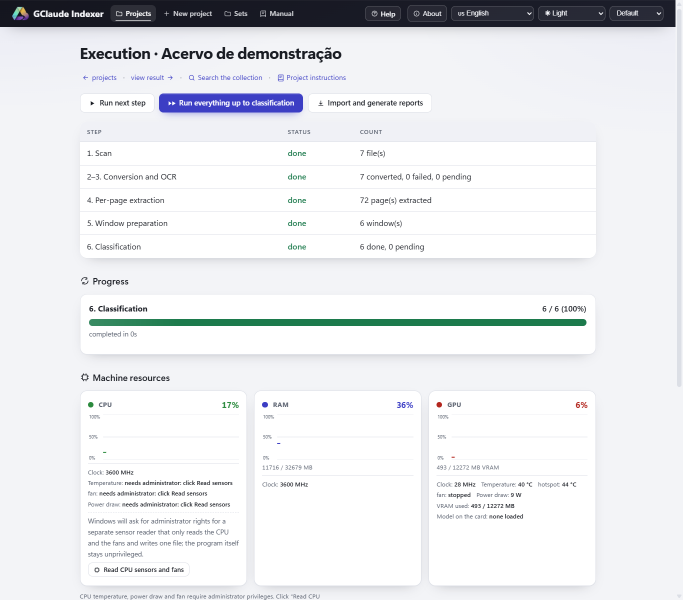
#> input picture docs/media/run-en.png, 1366 x 1200 px (shown at 1/2 size); its folder holds 6 pictures in this run
$ python social-preview.py
#> lines starting #> are read from the running program, lines starting #| are printed output that depends on the picture; after the words box and inside, x2 and y2 are one past the last pixel; in counts of white or black regions, pixels touching at a corner belong together
# GClaude Indexer: document collection indexer
# Copyright (C) 2026  Alex Camacho Castilho
#
# This program is free software: you can redistribute it and/or modify it
# under the terms of the GNU General Public License as published by the Free
# Software Foundation, either version 3 of the License, or (at your option)
# any later version. See the LICENSE file for details.

"""Gera a imagem de prévia social do repositório.

Rode com o venv do projeto, da raiz do repositório:

    .\\venv\\Scripts\\python.exe docs\\social-preview.py

São 1280x640, o formato que o GitHub pede em Settings > General > Social
preview, gravadas em `docs/media/`. As cores são as do tema Estúdio
escuro e as fontes são as que vão junto com o programa (Inter e
JetBrains Mono), então a imagem acompanha a interface. À direita entra a
captura da tela Execução (`docs/media/run-*.png`): refaça as capturas
antes, quando o visual mudar.

A imagem precisa funcionar grande numa aba do navegador e minúscula num
cartão de link: título pesado, selos espaçados e nada que só se leia na
versão grande.
"""

from __future__ import annotations

import sys
from pathlib import Path

from PIL import Image, ImageDraw, ImageFilter, ImageFont

RAIZ = Path(__file__).resolve().parent.parent
DOCS = RAIZ / "docs" / "media"
FONTES = RAIZ / "gclaude_indexer" / "web" / "static" / "fonts"
VERSAO = "2.0"

LARGURA, ALTURA = 1280, 640

# Tema Estúdio escuro (style.css).
FUNDO = (20, 20, 19)
SUPERFICIE = (34, 34, 32)
BORDA = (47, 47, 43)
TEXTO = (236, 235, 230)
TEXTO_FRACO = (163, 162, 154)
DESTAQUE = (45, 212, 191)
DESTAQUE_FRACO = (19, 58, 53)

X_TEXTO = 72
ENDERECO_PROJETO = "github.com/alexccastilho/gclaude-indexer"


def _fonte(arquivo: str, tamanho: int, peso: int) -> ImageFont.FreeTypeFont:
    fonte = ImageFont.truetype(str(FONTES / arquivo), tamanho)
    fonte.set_variation_by_axes([peso])
    return fonte


def _inter(tamanho: int, peso: int) -> ImageFont.FreeTypeFont:
    return _fonte("inter-latin-wght-normal.woff2", tamanho, peso)


def _mono(tamanho: int, peso: int) -> ImageFont.FreeTypeFont:
    return _fonte("jetbrains-mono-latin-wght-normal.woff2", tamanho, peso)


def _cantos(imagem: Image.Image, raio: int) -> Image.Image:
    mascara = Image.new("L", imagem.size, 0)
    ImageDraw.Draw(mascara).rounded_rectangle([0, 0, *imagem.size], raio, fill=255)
    imagem.putalpha(mascara)
    return imagem


def compor(linhas: tuple[str, str], captura: str, saida: str) -> Path:
#> called with captura = 'run-en.png', saida = 'social-preview.png'
    imagem = Image.new("RGB", (LARGURA, ALTURA), FUNDO)

    # Um brilho turquesa fraco atrás da captura dá profundidade sem
    # competir com o texto.
    brilho = Image.new("RGB", (LARGURA, ALTURA), FUNDO)
    ImageDraw.Draw(brilho).ellipse([700, 40, 1400, 700], fill=DESTAQUE_FRACO)
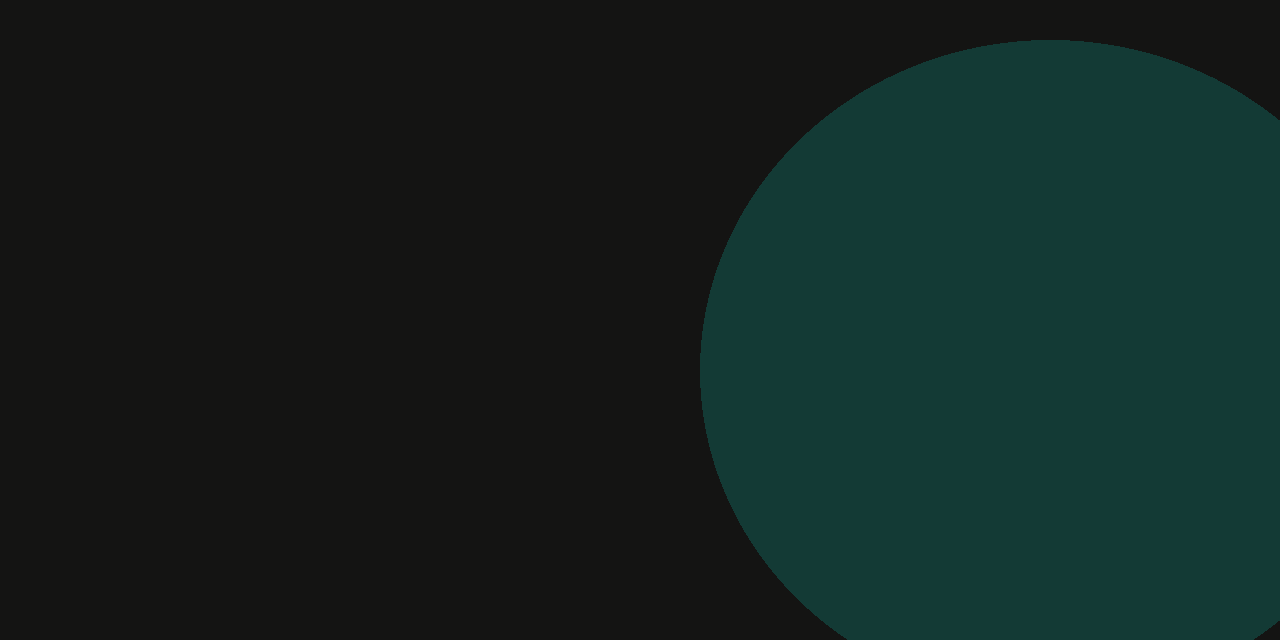
#> brilho: PIL image 1280x640 RGB; mean R, G, B 19.6, 34.2, 31.7
    imagem = Image.blend(imagem, brilho.filter(ImageFilter.GaussianBlur(140)), 0.9)

    # A captura da interface, numa janela que sai pela borda direita.
    tela = Image.open(DOCS / captura).convert("RGB")
#> tela is the input picture: PIL image 1366x1200 RGB; mean R, G, B 232, 233.5, 236.3
    largura_tela = 780
    tela = tela.resize((largura_tela, round(tela.height * largura_tela / tela.width)), Image.LANCZOS)
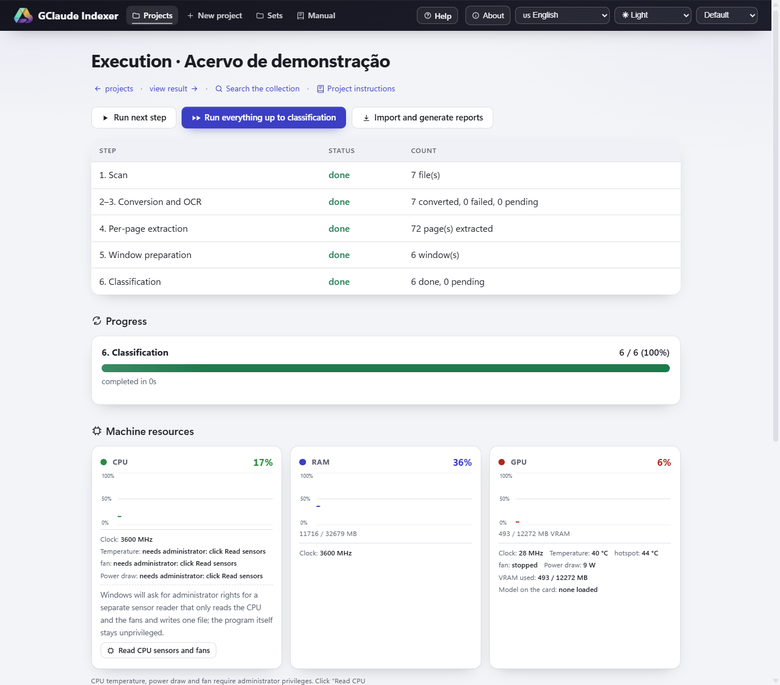
#> tela: PIL image 780x685 RGB; mean R, G, B 231.8, 233.3, 236.1
    x_tela, y_tela = 640, 118
    sombra = Image.new("L", (LARGURA, ALTURA), 0)
#> sombra: PIL image 1280x640 L; every value is 0
    ImageDraw.Draw(sombra).rounded_rectangle(
        [x_tela, y_tela + 18, x_tela + tela.width, y_tela + tela.height + 18], 16, fill=170
    )
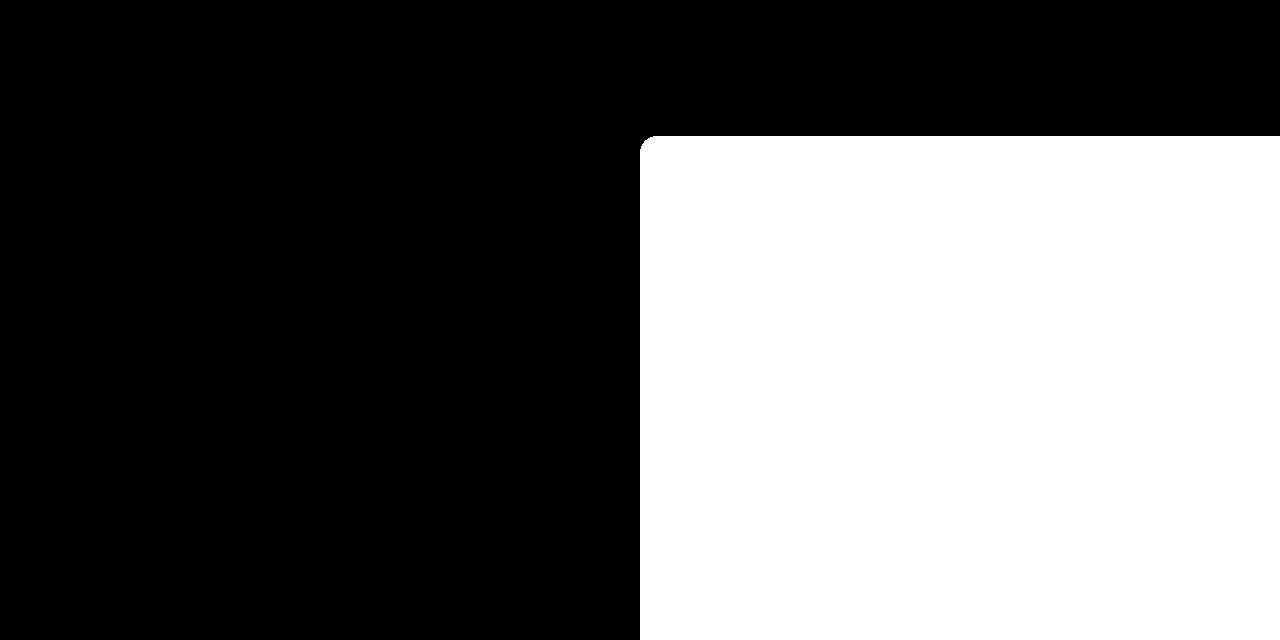
#> sombra: PIL image 1280x640 L; values 0 (black) and 170 (white), 39.4% white; 1 white region, box (x1, y1, x2, y2) and area: (640, 136, 1280, 640) 322499
    imagem.paste((0, 0, 0), (0, 0), sombra.filter(ImageFilter.GaussianBlur(26)))
    moldura = Image.new("RGB", (tela.width + 2, tela.height + 2), BORDA)
    imagem.paste(_cantos(moldura, 15), (x_tela - 1, y_tela - 1), moldura)
#> in _cantos, `mascara = Image.new("L", imagem.size, 0)`: mascara: PIL image 782x687 L; every value is 0
#> in _cantos, `ImageDraw.Draw(mascara).rounded_rectangle([0, 0, *imagem.size], raio, ..`:
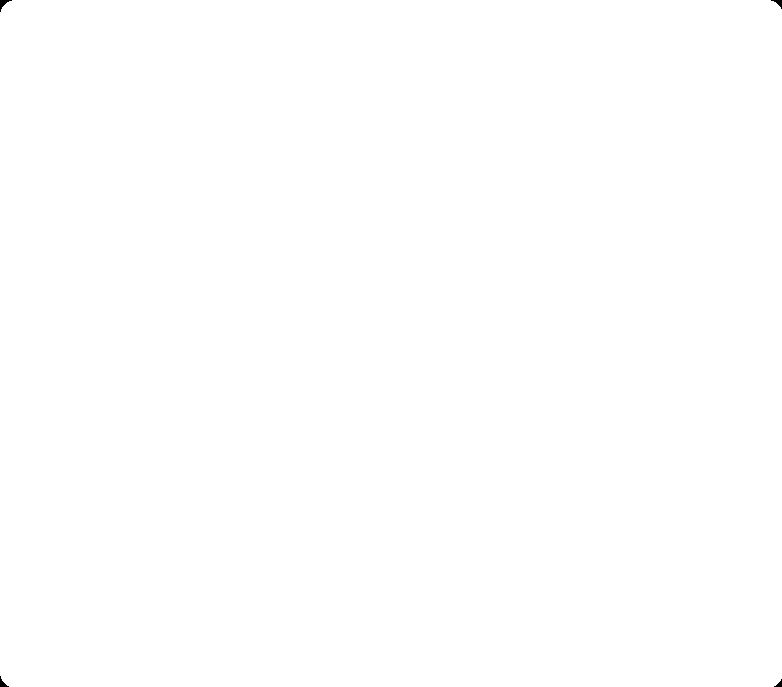
#> mascara: PIL image 782x687 L; 100% white; 4 black regions, box (x1, y1, x2, y2) and area: (0, 0, 12, 12) 53, (771, 0, 782, 9) 41, (0, 676, 9, 687) 41, (774, 679, 782, 687) 30
#> in _cantos, `imagem.putalpha(mascara)`:
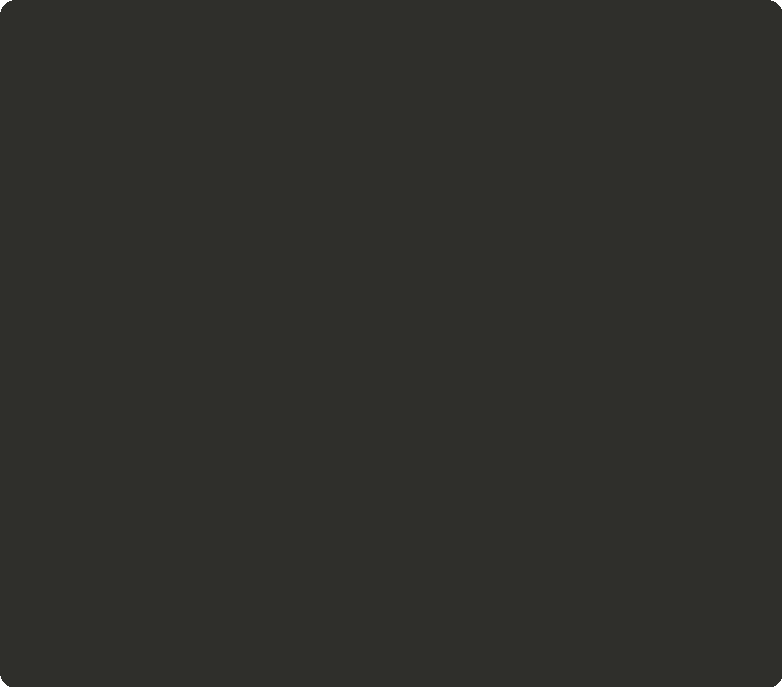
#> imagem: PIL image 782x687 RGBA; mean R, G, B, A 47, 47, 43, 254.9; transparent parts drawn white
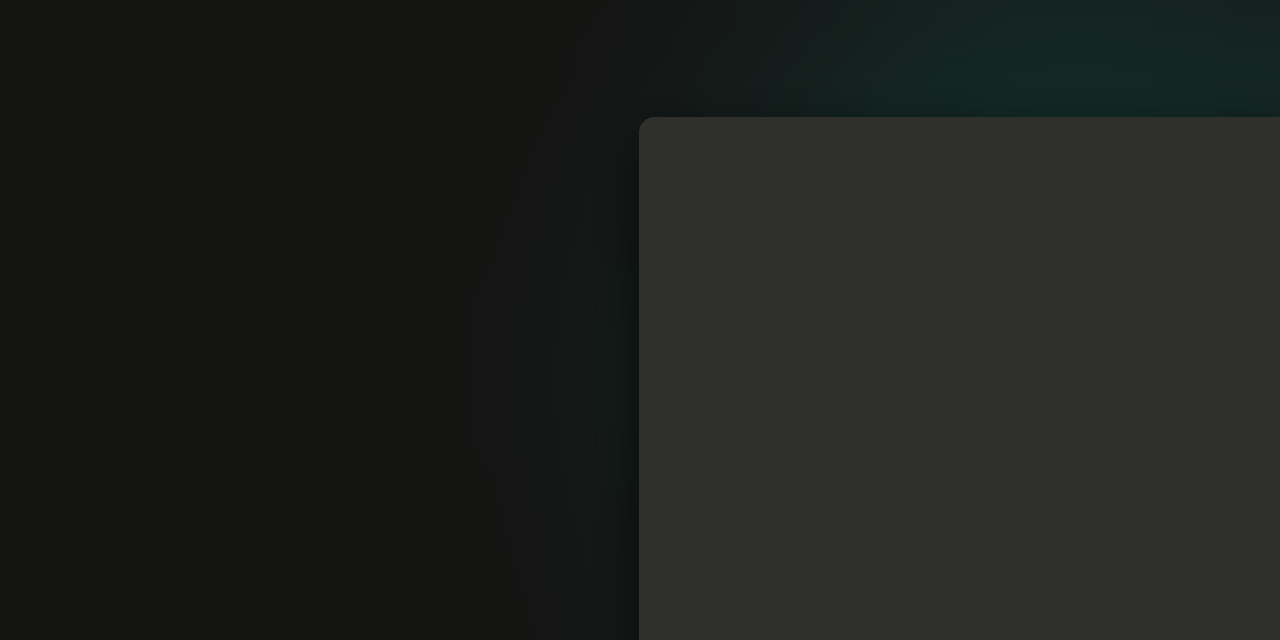
#> imagem: PIL image 1280x640 RGB; mean R, G, B 30.9, 32.5, 30.1
    tela = _cantos(tela.convert("RGB"), 14)
#> in _cantos (call 2), `mascara = Image.new("L", imagem.size, 0)`: mascara: PIL image 780x685 L; every value is 0
#> in _cantos (call 2), `ImageDraw.Draw(mascara).rounded_rectangle([0, 0, *imagem.size], raio, ..`: mascara: PIL image 780x685 L; 100% white; 4 black regions, box (x1, y1, x2, y2) and area: (0, 0, 11, 11) 46, (770, 0, 780, 8) 35, (0, 675, 8, 685) 35, (773, 678, 780, 685) 25
    imagem.paste(tela, (x_tela, y_tela), tela)
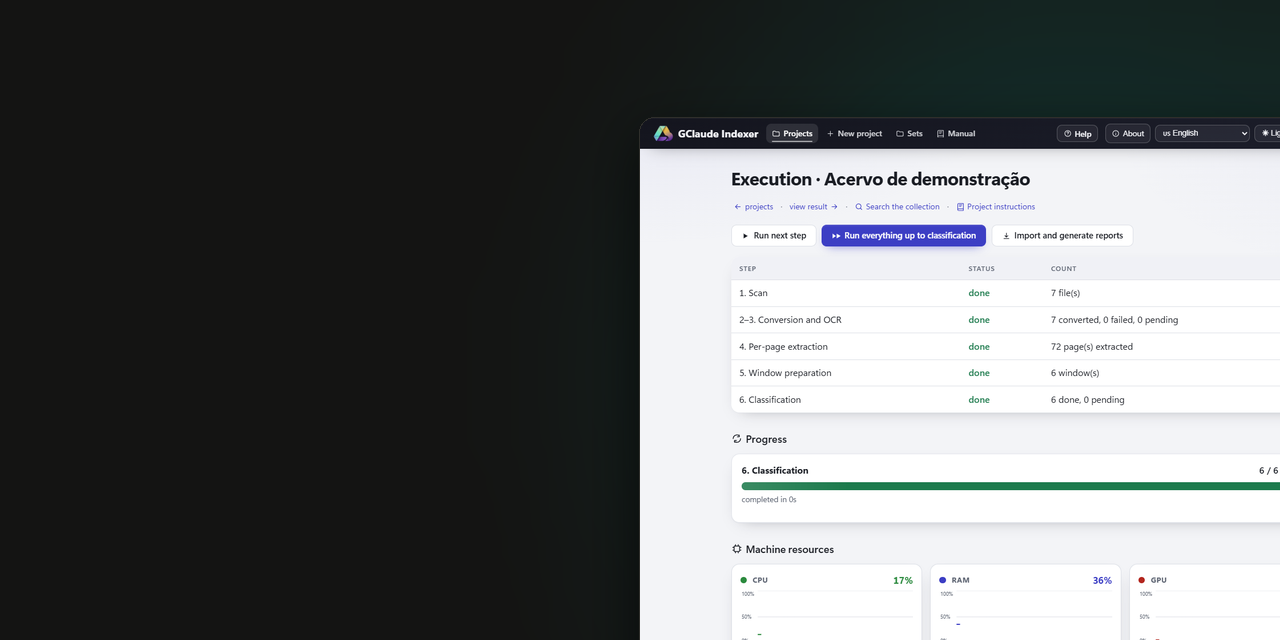
#> imagem: PIL image 1280x640 RGB; mean R, G, B 104.3, 106.7, 107.2

    desenho = ImageDraw.Draw(imagem)

#> (the run stopped early here; a loop or call above may not have finished)
